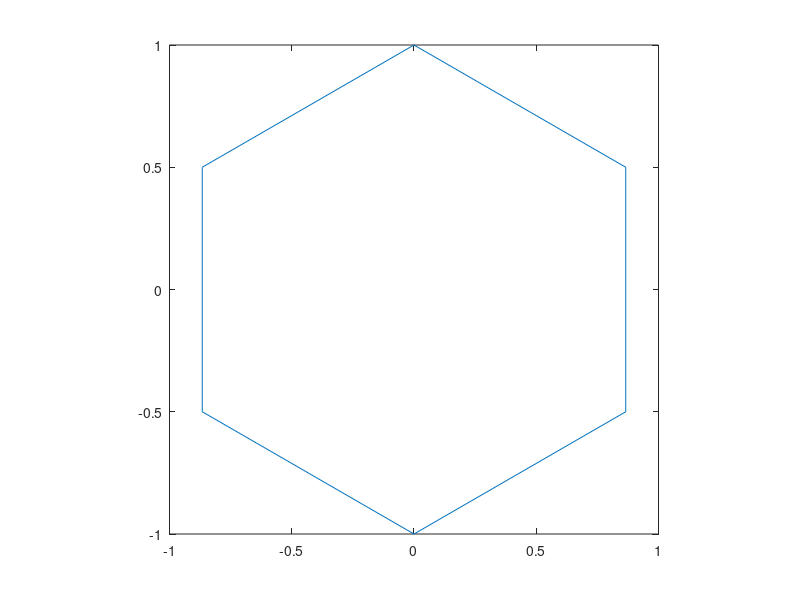

Source code (MATLAB): (Note: this script raises an error after producing the figure.)
%1)
vec = 0:pi/3:2*pi;
x1 = sin(vec);
x2 = cos(vec);
plot(x1,x2);
axis square
%2)
result = function2(1);

%3)
vecx = -5:0.05:5;
%a
res = figure;
hold on;
plot(function2(vecx));
plot(function2(vecx,1));
plot(function2(vecx,2));
saveas(res,'a.jpg');
saveas(res,'a.bmp');
saveas(res,'a.pdf');

%b
res = figure;
a1 = subplot(3,1,1);
plot(function2(vecx),'red');
title('f(x)');
legend('graf');
xlabel('axis X');
ylabel('axis Y');

a2 = subplot(3,1,2);
plot(function2(vecx,1),'yellow');
title('f(x,1)');
legend('graf');
xlabel('axis X');
ylabel('axis Y');

a3 = subplot(3,1,3);
plot(function2(vecx,2),'blue');
title('f(x,2)');
legend('graf');
xlabel('axis X');
ylabel('axis Y');
saveas(res,'b.fig');

linkaxes([a1,a2,a3],'x');

%3)
hold off
res = figure;
x = -5:0.1:5;
y = -6:0.2:6;
[X,Y] = meshgrid(x,y);
mesh(X,Y,function2(X,Y));